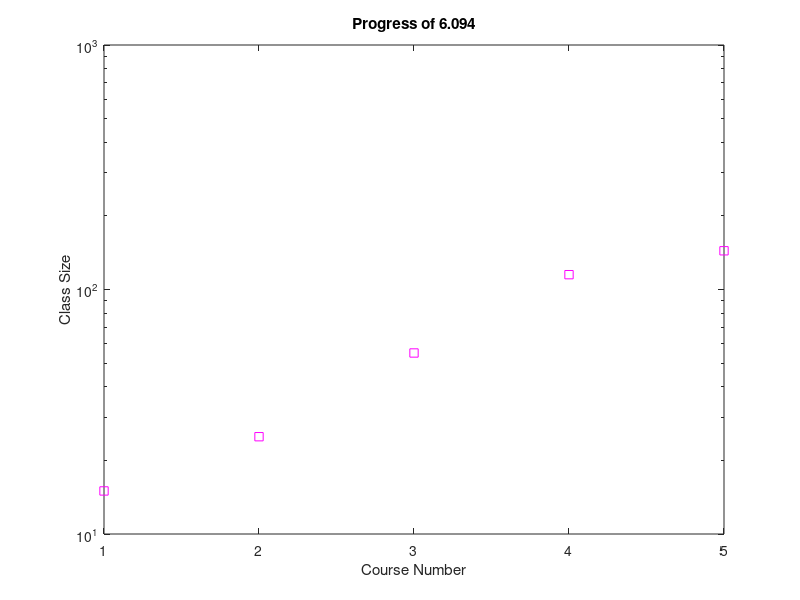

Reproduce this figure in MATLAB.
%It is a semilog plot, which shows a straight for an exponential plot
figure
y = [15 25 55 115 144];
semilogy(y,'msquare');
xlabel('Course Number');
ylabel('Class Size');
title('Progress of 6.094');